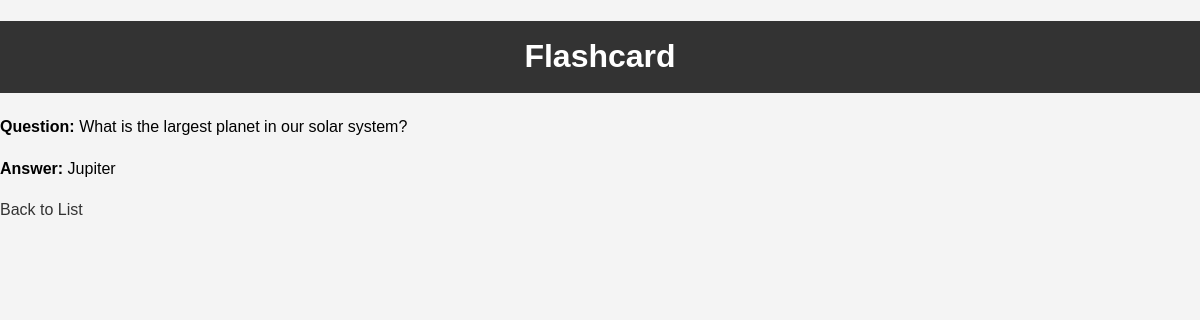
The page /flashcard/5 on the database its author committed.
### tables this page shows
CREATE TABLE flashcards (
    id INTEGER PRIMARY KEY AUTOINCREMENT,
    question TEXT NOT NULL,
    answer TEXT NOT NULL
, "lesson" TEXT DEFAULT 'no data', arabicans TEXT DEFAULT 'no data');

### app.py (the view)
@app.route('/flashcard/<int:flashcard_id>')
def flashcard(flashcard_id):
    conn = get_db_connection()
    flashcard = conn.execute('SELECT * FROM flashcards WHERE id = ?', (flashcard_id,)).fetchone()
    conn.close()
    if flashcard is None:
        return redirect(url_for('index'))
    return render_template('flashcard.html', flashcard=flashcard)

### app.py (called while the page is built)
def get_db_connection():
    conn = sqlite3.connect('flashcards.db')
    conn.row_factory = sqlite3.Row
    return conn

### templates/flashcard.html (shortened to what this page needs)
<!DOCTYPE html>
<html lang="en">
<head>
    <link rel="stylesheet" href="{{ url_for('static', filename='styles.css') }}">
</head>
<body>
    <h1>Flashcard</h1>
    <p><strong>Question:</strong> {{ flashcard['question'] }}</p>
    <p><strong>Answer:</strong> {{ flashcard['answer'] }}</p>
    <a href="{{ url_for('index') }}">Back to List</a>
</body>
</html>

### static/styles.css (style rules this page uses)
body { font-family: Arial, sans-serif; line-height: 1.6; margin: 0; padding: 0; background-color: #f4f4f4; }
h1 { background: #333; color: #fff; padding: 10px 0; text-align: center; }
a { text-decoration: none; color: #333; }

### rows shown on the page
flashcards: question "What is the largest planet in our solar system?", answer "Jupiter"
